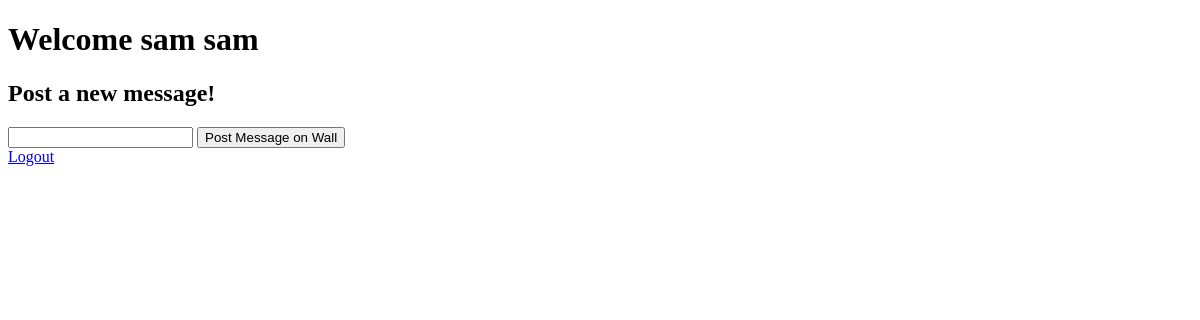
/wall (signed in), run on an earlier commit of the app's database.
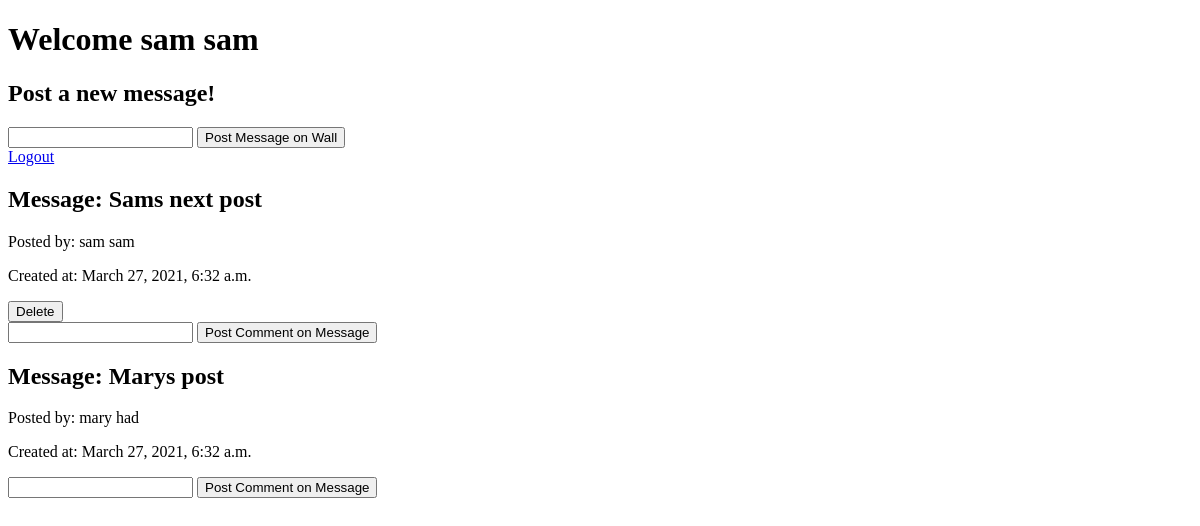
And on a later commit of the database.
### the_wall_app/models.py (models this page shows)
class User(models.Model):
    firstName = models.CharField(max_length=45)
    lastName = models.CharField(max_length=100)
    email = models.CharField(max_length=45)
    password = models.CharField(max_length=120)
    created_at = models.DateTimeField(auto_now_add=True)
    updated_at = models.DateTimeField(auto_now=True)
    objects = UserManager()

class Wall_Message(models.Model):
    message = models.CharField(max_length=255)
    poster = models.ForeignKey(User, related_name="user_messages", on_delete=models.CASCADE)
    created_at = models.DateTimeField(auto_now_add=True)
    updated_at = models.DateTimeField(auto_now=True)
    objects = MessageManager()

### the_wall_app/views.py (the view)
# urls.py: path('wall', views.wall),
def wall(request):
    if not 'user_id' in request.session:
        return redirect("/")
    context = {
            "user": User.objects.get(id=request.session['user_id']),
            "wall_messages": Wall_Message.objects.all()
    }
    return render(request, "wall.html", context)

### the_wall_app/templates/wall.html (shortened to what this page needs)
<!DOCTYPE html>
<html lang="en">
    <head>
        {% load static %}
        <link rel="stylesheet" href="{% static 'css/style.css' %}">
    </head>
    <body>
        <h1>Welcome {{user.firstName}} {{user.lastName}} </h1>
        <h2>Post a new message!</h2>
        <form action='post_message' method="POST">
            <input type="text" name="message">
            <button type="submit">Post Message on Wall</button>
        </form>
        <a href="logout">Logout</a>
        {% for wall_message in wall_messages %}
            <h2>Message: {{wall_message.message}}</h2>
            <p>Posted by: {{wall_message.poster.firstName}} {{wall_message.poster.lastName}}</p>
            <p>Created at: {{wall_message.created_at}}</p>
            {% if wall_message.poster.id == request.session.user_id %}
                <form action="/delete_message/{{wall_message.id}}" method="POST">
                    <button type=submit>Delete</button>
                </form>
            {% endif %}
            <form action='/post_comment/{{wall_message.id}}' method="POST">
            <input type="text" name="comment">
            <button type="submit">Post Comment on Message</button>
            </form>
        {% endfor %}
    </body>
</html>

What changed in the data, as far as the page shows it:
added Wall_Message: message "Sams next post", poster.firstName "sam", poster.lastName "sam", created_at "March 27, 2021, 6:32 a.m."
added Wall_Message: message "Marys post", poster.firstName "mary", poster.lastName "had", created_at "March 27, 2021, 6:32 a.m."
